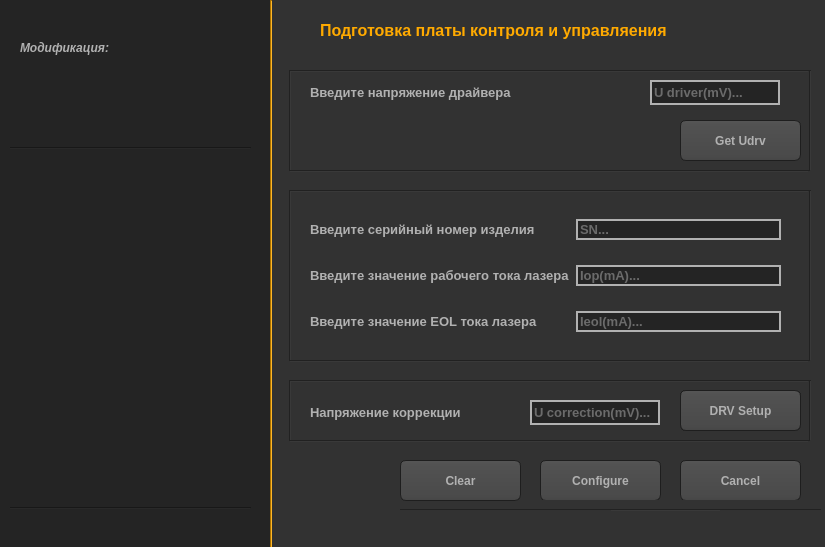
<?xml version="1.0" encoding="UTF-8"?>
<ui version="4.0">
 <class>Form</class>
 <widget class="QWidget" name="Form">
  <property name="geometry">
   <rect>
    <x>0</x>
    <y>0</y>
    <width>825</width>
    <height>547</height>
   </rect>
  </property>
  <property name="minimumSize">
   <size>
    <width>825</width>
    <height>547</height>
   </size>
  </property>
  <property name="maximumSize">
   <size>
    <width>825</width>
    <height>547</height>
   </size>
  </property>
  <property name="windowTitle">
   <string>Initial Board Setup</string>
  </property>
  <property name="styleSheet">
   <string notr="true">QWidget
{
    color: #b1b1b1;
    background-color: #323232;
}
QWidget:item:hover
{
    background-color: QLinearGradient( x1: 0, y1: 0, x2: 0, y2: 1, stop: 0 #ffa02f, stop: 1 #ca0619);
    color: #000000;
}

QWidget:item:selected
{
    background-color: QLinearGradient( x1: 0, y1: 0, x2: 0, y2: 1, stop: 0 #ffa02f, stop: 1 #d7801a);
}
QWidget:disabled
{
    color: #808080;
    background-color: #323232;
}
QScrollBar:vertical
{
      background: QLinearGradient( x1: 0, y1: 0, x2: 1, y2: 0, stop: 0.0 #121212, stop: 0.2 #282828, stop: 1 #484848);
      width: 14px;
      margin: 16px 0 16px 0;
      border: 1px solid #222222;
}

QScrollBar::handle:vertical
{
      background: QLinearGradient( x1: 0, y1: 0, x2: 0, y2: 1, stop: 0 #ffa02f, stop: 0.5 #d7801a, stop: 1 #ffa02f);
      min-height: 20px;
      border-radius: 2px;
}

QScrollBar::add-line:vertical
{
      border: 1px solid #1b1b19;
      border-radius: 2px;
      background: QLinearGradient( x1: 0, y1: 0, x2: 0, y2: 1, stop: 0 #ffa02f, stop: 1 #d7801a);
      height: 14px;
      subcontrol-position: bottom;
      subcontrol-origin: margin;
}

QScrollBar::sub-line:vertical
{
      border: 1px solid #1b1b19;
      border-radius: 2px;
      background: QLinearGradient( x1: 0, y1: 0, x2: 0, y2: 1, stop: 0 #d7801a, stop: 1 #ffa02f);
      height: 14px;
      subcontrol-position: top;
      subcontrol-origin: margin;
}

QScrollBar::up-arrow:vertical, QScrollBar::down-arrow:vertical
{
      border: 1px solid black;
      width: 1px;
      height: 1px;
      background: white;
}


QScrollBar::add-page:vertical, QScrollBar::sub-page:vertical
{
      background: none;
}

QLineEdit
{border: 2px solid #b1b1b1;

    background-color: #242424;
}
QLineEdit:focus
{
    border: 2px solid #ffaa00;
}</string>
  </property>
  <widget class="QLabel" name="label">
   <property name="geometry">
    <rect>
     <x>320</x>
     <y>10</y>
     <width>451</width>
     <height>41</height>
    </rect>
   </property>
   <property name="font">
    <font>
     <family>Arial</family>
     <pointsize>12</pointsize>
     <weight>75</weight>
     <bold>true</bold>
    </font>
   </property>
   <property name="styleSheet">
    <string notr="true">QLabel {
color:  #ffaa00
}</string>
   </property>
   <property name="text">
    <string>Подготовка платы контроля и управляения</string>
   </property>
  </widget>
  <widget class="QWidget" name="gridLayoutWidget">
   <property name="geometry">
    <rect>
     <x>310</x>
     <y>200</y>
     <width>471</width>
     <height>151</height>
    </rect>
   </property>
   <layout class="QGridLayout" name="gridLayout">
    <item row="0" column="1">
     <widget class="QLineEdit" name="lineEdit">
      <property name="font">
       <font>
        <family>Arial</family>
        <pointsize>10</pointsize>
        <weight>75</weight>
        <bold>true</bold>
       </font>
      </property>
      <property name="placeholderText">
       <string>SN...</string>
      </property>
     </widget>
    </item>
    <item row="1" column="0">
     <widget class="QLabel" name="label_2">
      <property name="font">
       <font>
        <family>Arial</family>
        <pointsize>10</pointsize>
        <weight>75</weight>
        <bold>true</bold>
       </font>
      </property>
      <property name="text">
       <string>Введите значение рабочего тока лазера</string>
      </property>
     </widget>
    </item>
    <item row="2" column="1">
     <widget class="QLineEdit" name="lineEdit_3">
      <property name="font">
       <font>
        <family>Arial</family>
        <pointsize>10</pointsize>
        <weight>75</weight>
        <bold>true</bold>
       </font>
      </property>
      <property name="placeholderText">
       <string>Ieol(mA)...</string>
      </property>
     </widget>
    </item>
    <item row="1" column="1">
     <widget class="QLineEdit" name="lineEdit_2">
      <property name="font">
       <font>
        <family>Arial</family>
        <pointsize>10</pointsize>
        <weight>75</weight>
        <bold>true</bold>
       </font>
      </property>
      <property name="placeholderText">
       <string>Iop(mA)...</string>
      </property>
     </widget>
    </item>
    <item row="2" column="0">
     <widget class="QLabel" name="label_3">
      <property name="font">
       <font>
        <family>Arial</family>
        <pointsize>10</pointsize>
        <weight>75</weight>
        <bold>true</bold>
       </font>
      </property>
      <property name="text">
       <string>Введите значение EOL тока лазера</string>
      </property>
     </widget>
    </item>
    <item row="0" column="0">
     <widget class="QLabel" name="label_4">
      <property name="font">
       <font>
        <family>Arial</family>
        <pointsize>10</pointsize>
        <weight>75</weight>
        <bold>true</bold>
       </font>
      </property>
      <property name="text">
       <string>Введите серийный номер изделия</string>
      </property>
     </widget>
    </item>
   </layout>
  </widget>
  <widget class="QPlainTextEdit" name="plainTextEdit">
   <property name="geometry">
    <rect>
     <x>0</x>
     <y>0</y>
     <width>271</width>
     <height>551</height>
    </rect>
   </property>
   <property name="cursor" stdset="0">
    <cursorShape>ArrowCursor</cursorShape>
   </property>
   <property name="styleSheet">
    <string notr="true">QPlainTextEdit
{
    background-color: #242424;
border:#242424
}
</string>
   </property>
   <property name="readOnly">
    <bool>true</bool>
   </property>
  </widget>
  <widget class="QPushButton" name="pushButton_2">
   <property name="geometry">
    <rect>
     <x>680</x>
     <y>460</y>
     <width>121</width>
     <height>41</height>
    </rect>
   </property>
   <property name="font">
    <font>
     <family>Arial</family>
     <pointsize>-1</pointsize>
     <weight>75</weight>
     <bold>true</bold>
    </font>
   </property>
   <property name="cursor">
    <cursorShape>PointingHandCursor</cursorShape>
   </property>
   <property name="styleSheet">
    <string notr="true">QPushButton
{
    color: #b1b1b1;
    background-color: QLinearGradient( x1: 0, y1: 0, x2: 0, y2: 1, stop: 0 #565656, stop: 0.1 #525252, stop: 0.5 #4e4e4e, stop: 0.9 #4a4a4a, stop: 1 #464646);
    border-width: 1px;
    border-color: #1e1e1e;
    border-style: solid;
    border-radius: 6;
    padding: 3px;
    font-size: 12px;
    padding-left: 5px;
    padding-right: 5px;
    min-width: 40px;
}

QPushButton:pressed
{
    background-color: QLinearGradient( x1: 0, y1: 0, x2: 0, y2: 1, stop: 0 #2d2d2d, stop: 0.1 #2b2b2b, stop: 0.5 #292929, stop: 0.9 #282828, stop: 1 #252525);
}
QPushButton:hover
{
    background-color: QLinearGradient( x1: 0, y1: 0, x2: 0, y2: 1, stop: 0 #2d2d20, stop: 0.1 #2b2b2b, stop: 0.3 #292929, stop: 0.6 #282828, stop: 1 #252525);
}</string>
   </property>
   <property name="text">
    <string>Cancel</string>
   </property>
  </widget>
  <widget class="QPushButton" name="pushButton">
   <property name="enabled">
    <bool>true</bool>
   </property>
   <property name="geometry">
    <rect>
     <x>540</x>
     <y>460</y>
     <width>121</width>
     <height>41</height>
    </rect>
   </property>
   <property name="font">
    <font>
     <family>Arial</family>
     <pointsize>-1</pointsize>
     <weight>75</weight>
     <bold>true</bold>
    </font>
   </property>
   <property name="cursor">
    <cursorShape>PointingHandCursor</cursorShape>
   </property>
   <property name="styleSheet">
    <string notr="true">QPushButton
{
    color: #b1b1b1;
    background-color: QLinearGradient( x1: 0, y1: 0, x2: 0, y2: 1, stop: 0 #565656, stop: 0.1 #525252, stop: 0.5 #4e4e4e, stop: 0.9 #4a4a4a, stop: 1 #464646);
    border-width: 1px;
    border-color: #1e1e1e;
    border-style: solid;
    border-radius: 6;
    padding: 3px;
    font-size: 12px;
    padding-left: 5px;
    padding-right: 5px;
    min-width: 40px;
}

QPushButton:pressed
{
    background-color: QLinearGradient( x1: 0, y1: 0, x2: 0, y2: 1, stop: 0 #2d2d20, stop: 0.1 #2b2b2b, stop: 0.5 #292929, stop: 0.9 #282828, stop: 1 #252525);
}
QPushButton:hover
{
    background-color: QLinearGradient( x1: 0, y1: 0, x2: 0, y2: 1, stop: 0 #2d2d20, stop: 0.1 #2b2b2b, stop: 0.3 #292929, stop: 0.6 #282828, stop: 1 #252525);
}</string>
   </property>
   <property name="text">
    <string>Configure</string>
   </property>
   <property name="checkable">
    <bool>false</bool>
   </property>
  </widget>
  <widget class="Line" name="line_3">
   <property name="geometry">
    <rect>
     <x>270</x>
     <y>0</y>
     <width>2</width>
     <height>550</height>
    </rect>
   </property>
   <property name="styleSheet">
    <string notr="true">background-color: #ffaa00
</string>
   </property>
   <property name="orientation">
    <enum>Qt::Vertical</enum>
   </property>
  </widget>
  <widget class="QPushButton" name="pushButton_5">
   <property name="enabled">
    <bool>true</bool>
   </property>
   <property name="geometry">
    <rect>
     <x>680</x>
     <y>120</y>
     <width>121</width>
     <height>41</height>
    </rect>
   </property>
   <property name="font">
    <font>
     <family>Arial</family>
     <pointsize>-1</pointsize>
     <weight>75</weight>
     <bold>true</bold>
    </font>
   </property>
   <property name="cursor">
    <cursorShape>PointingHandCursor</cursorShape>
   </property>
   <property name="styleSheet">
    <string notr="true">QPushButton
{
    color: #b1b1b1;
    background-color: QLinearGradient( x1: 0, y1: 0, x2: 0, y2: 1, stop: 0 #565656, stop: 0.1 #525252, stop: 0.5 #4e4e4e, stop: 0.9 #4a4a4a, stop: 1 #464646);
    border-width: 1px;
    border-color: #1e1e1e;
    border-style: solid;
    border-radius: 6;
    padding: 3px;
    font-size: 12px;
    padding-left: 5px;
    padding-right: 5px;
    min-width: 40px;
}

QPushButton:pressed
{
    background-color: QLinearGradient( x1: 0, y1: 0, x2: 0, y2: 1, stop: 0 #2d2d20, stop: 0.1 #2b2b2b, stop: 0.5 #292929, stop: 0.9 #282828, stop: 1 #252525);
}
QPushButton:hover
{
    background-color: QLinearGradient( x1: 0, y1: 0, x2: 0, y2: 1, stop: 0 #2d2d20, stop: 0.1 #2b2b2b, stop: 0.3 #292929, stop: 0.6 #282828, stop: 1 #252525);
}</string>
   </property>
   <property name="text">
    <string>Get Udrv</string>
   </property>
   <property name="checkable">
    <bool>false</bool>
   </property>
  </widget>
  <widget class="QLabel" name="label_5">
   <property name="geometry">
    <rect>
     <x>310</x>
     <y>80</y>
     <width>256</width>
     <height>25</height>
    </rect>
   </property>
   <property name="font">
    <font>
     <family>Arial</family>
     <pointsize>10</pointsize>
     <weight>75</weight>
     <bold>true</bold>
    </font>
   </property>
   <property name="text">
    <string>Введите напряжение драйвера</string>
   </property>
  </widget>
  <widget class="QLineEdit" name="lineEdit_4">
   <property name="geometry">
    <rect>
     <x>650</x>
     <y>80</y>
     <width>130</width>
     <height>25</height>
    </rect>
   </property>
   <property name="font">
    <font>
     <family>Arial</family>
     <pointsize>10</pointsize>
     <weight>75</weight>
     <bold>true</bold>
    </font>
   </property>
   <property name="text">
    <string/>
   </property>
   <property name="placeholderText">
    <string>U driver(mV)...</string>
   </property>
  </widget>
  <widget class="Line" name="line">
   <property name="geometry">
    <rect>
     <x>290</x>
     <y>170</y>
     <width>519</width>
     <height>2</height>
    </rect>
   </property>
   <property name="styleSheet">
    <string notr="true"/>
   </property>
   <property name="orientation">
    <enum>Qt::Horizontal</enum>
   </property>
  </widget>
  <widget class="QPlainTextEdit" name="plainTextEdit_2">
   <property name="geometry">
    <rect>
     <x>10</x>
     <y>160</y>
     <width>251</width>
     <height>341</height>
    </rect>
   </property>
   <property name="sizePolicy">
    <sizepolicy hsizetype="Preferred" vsizetype="Expanding">
     <horstretch>0</horstretch>
     <verstretch>0</verstretch>
    </sizepolicy>
   </property>
   <property name="font">
    <font>
     <family>Arial</family>
     <pointsize>10</pointsize>
     <weight>50</weight>
     <italic>true</italic>
     <bold>false</bold>
    </font>
   </property>
   <property name="cursor" stdset="0">
    <cursorShape>ArrowCursor</cursorShape>
   </property>
   <property name="styleSheet">
    <string notr="true">QPlainTextEdit
{
    background-color: #242424;
border:#242424
}
</string>
   </property>
   <property name="verticalScrollBarPolicy">
    <enum>Qt::ScrollBarAsNeeded</enum>
   </property>
   <property name="sizeAdjustPolicy">
    <enum>QAbstractScrollArea::AdjustIgnored</enum>
   </property>
   <property name="readOnly">
    <bool>true</bool>
   </property>
   <property name="backgroundVisible">
    <bool>false</bool>
   </property>
   <property name="centerOnScroll">
    <bool>false</bool>
   </property>
   <property name="placeholderText">
    <string/>
   </property>
  </widget>
  <widget class="Line" name="line_5">
   <property name="geometry">
    <rect>
     <x>400</x>
     <y>500</y>
     <width>421</width>
     <height>20</height>
    </rect>
   </property>
   <property name="styleSheet">
    <string notr="true">
 background-color: #323232;
</string>
   </property>
   <property name="orientation">
    <enum>Qt::Horizontal</enum>
   </property>
  </widget>
  <widget class="QLabel" name="label_6">
   <property name="geometry">
    <rect>
     <x>720</x>
     <y>510</y>
     <width>109</width>
     <height>39</height>
    </rect>
   </property>
   <property name="font">
    <font>
     <family>Arial</family>
    </font>
   </property>
   <property name="text">
    <string/>
   </property>
  </widget>
  <widget class="Line" name="line_4">
   <property name="geometry">
    <rect>
     <x>10</x>
     <y>500</y>
     <width>241</width>
     <height>16</height>
    </rect>
   </property>
   <property name="styleSheet">
    <string notr="true">
    background-color: #242424;
</string>
   </property>
   <property name="orientation">
    <enum>Qt::Horizontal</enum>
   </property>
  </widget>
  <widget class="QLabel" name="label_7">
   <property name="geometry">
    <rect>
     <x>10</x>
     <y>510</y>
     <width>101</width>
     <height>31</height>
    </rect>
   </property>
   <property name="font">
    <font>
     <family>Arial</family>
     <pointsize>8</pointsize>
     <weight>50</weight>
     <bold>false</bold>
    </font>
   </property>
   <property name="styleSheet">
    <string notr="true">    background-color: #242424;
border:#242424</string>
   </property>
   <property name="text">
    <string/>
   </property>
  </widget>
  <widget class="Line" name="line_2">
   <property name="geometry">
    <rect>
     <x>10</x>
     <y>140</y>
     <width>241</width>
     <height>16</height>
    </rect>
   </property>
   <property name="styleSheet">
    <string notr="true">
    background-color: #242424;
</string>
   </property>
   <property name="orientation">
    <enum>Qt::Horizontal</enum>
   </property>
  </widget>
  <widget class="QPlainTextEdit" name="plainTextEdit_3">
   <property name="geometry">
    <rect>
     <x>60</x>
     <y>60</y>
     <width>201</width>
     <height>81</height>
    </rect>
   </property>
   <property name="sizePolicy">
    <sizepolicy hsizetype="Preferred" vsizetype="Expanding">
     <horstretch>0</horstretch>
     <verstretch>0</verstretch>
    </sizepolicy>
   </property>
   <property name="font">
    <font>
     <family>Arial</family>
     <pointsize>10</pointsize>
     <weight>50</weight>
     <italic>true</italic>
     <bold>false</bold>
    </font>
   </property>
   <property name="cursor" stdset="0">
    <cursorShape>ArrowCursor</cursorShape>
   </property>
   <property name="styleSheet">
    <string notr="true">QPlainTextEdit
{
    background-color: #242424;
border:#242424
}
</string>
   </property>
   <property name="verticalScrollBarPolicy">
    <enum>Qt::ScrollBarAsNeeded</enum>
   </property>
   <property name="sizeAdjustPolicy">
    <enum>QAbstractScrollArea::AdjustIgnored</enum>
   </property>
   <property name="readOnly">
    <bool>true</bool>
   </property>
   <property name="backgroundVisible">
    <bool>false</bool>
   </property>
   <property name="centerOnScroll">
    <bool>false</bool>
   </property>
   <property name="placeholderText">
    <string/>
   </property>
  </widget>
  <widget class="QLabel" name="label_8">
   <property name="geometry">
    <rect>
     <x>20</x>
     <y>40</y>
     <width>101</width>
     <height>16</height>
    </rect>
   </property>
   <property name="font">
    <font>
     <family>Arial</family>
     <weight>75</weight>
     <italic>true</italic>
     <bold>true</bold>
    </font>
   </property>
   <property name="styleSheet">
    <string notr="true">background-color: #242424;</string>
   </property>
   <property name="text">
    <string>Модификация:</string>
   </property>
  </widget>
  <widget class="QPushButton" name="pushButton_6">
   <property name="enabled">
    <bool>true</bool>
   </property>
   <property name="geometry">
    <rect>
     <x>680</x>
     <y>390</y>
     <width>121</width>
     <height>41</height>
    </rect>
   </property>
   <property name="font">
    <font>
     <family>Arial</family>
     <pointsize>-1</pointsize>
     <weight>75</weight>
     <bold>true</bold>
    </font>
   </property>
   <property name="cursor">
    <cursorShape>PointingHandCursor</cursorShape>
   </property>
   <property name="styleSheet">
    <string notr="true">QPushButton
{
    color: #b1b1b1;
    background-color: QLinearGradient( x1: 0, y1: 0, x2: 0, y2: 1, stop: 0 #565656, stop: 0.1 #525252, stop: 0.5 #4e4e4e, stop: 0.9 #4a4a4a, stop: 1 #464646);
    border-width: 1px;
    border-color: #1e1e1e;
    border-style: solid;
    border-radius: 6;
    padding: 3px;
    font-size: 12px;
    padding-left: 5px;
    padding-right: 5px;
    min-width: 40px;
}

QPushButton:pressed
{
    background-color: QLinearGradient( x1: 0, y1: 0, x2: 0, y2: 1, stop: 0 #2d2d20, stop: 0.1 #2b2b2b, stop: 0.5 #292929, stop: 0.9 #282828, stop: 1 #252525);
}
QPushButton:hover
{
    background-color: QLinearGradient( x1: 0, y1: 0, x2: 0, y2: 1, stop: 0 #2d2d20, stop: 0.1 #2b2b2b, stop: 0.3 #292929, stop: 0.6 #282828, stop: 1 #252525);
}</string>
   </property>
   <property name="text">
    <string>Correction</string>
   </property>
   <property name="checkable">
    <bool>false</bool>
   </property>
  </widget>
  <widget class="QLabel" name="label_9">
   <property name="geometry">
    <rect>
     <x>310</x>
     <y>400</y>
     <width>201</width>
     <height>25</height>
    </rect>
   </property>
   <property name="font">
    <font>
     <family>Arial</family>
     <pointsize>10</pointsize>
     <weight>75</weight>
     <bold>true</bold>
    </font>
   </property>
   <property name="text">
    <string>Напряжение коррекции</string>
   </property>
  </widget>
  <widget class="QLineEdit" name="lineEdit_5">
   <property name="geometry">
    <rect>
     <x>530</x>
     <y>400</y>
     <width>130</width>
     <height>25</height>
    </rect>
   </property>
   <property name="font">
    <font>
     <family>Arial</family>
     <pointsize>10</pointsize>
     <weight>75</weight>
     <bold>true</bold>
    </font>
   </property>
   <property name="placeholderText">
    <string>U correction(mV)...</string>
   </property>
  </widget>
  <widget class="QPushButton" name="pushButton_7">
   <property name="enabled">
    <bool>true</bool>
   </property>
   <property name="geometry">
    <rect>
     <x>680</x>
     <y>390</y>
     <width>121</width>
     <height>41</height>
    </rect>
   </property>
   <property name="font">
    <font>
     <family>Arial</family>
     <pointsize>-1</pointsize>
     <weight>75</weight>
     <bold>true</bold>
    </font>
   </property>
   <property name="cursor">
    <cursorShape>PointingHandCursor</cursorShape>
   </property>
   <property name="styleSheet">
    <string notr="true">QPushButton
{
    color: #b1b1b1;
    background-color: QLinearGradient( x1: 0, y1: 0, x2: 0, y2: 1, stop: 0 #565656, stop: 0.1 #525252, stop: 0.5 #4e4e4e, stop: 0.9 #4a4a4a, stop: 1 #464646);
    border-width: 1px;
    border-color: #1e1e1e;
    border-style: solid;
    border-radius: 6;
    padding: 3px;
    font-size: 12px;
    padding-left: 5px;
    padding-right: 5px;
    min-width: 40px;
}

QPushButton:pressed
{
    background-color: QLinearGradient( x1: 0, y1: 0, x2: 0, y2: 1, stop: 0 #2d2d20, stop: 0.1 #2b2b2b, stop: 0.5 #292929, stop: 0.9 #282828, stop: 1 #252525);
}
QPushButton:hover
{
    background-color: QLinearGradient( x1: 0, y1: 0, x2: 0, y2: 1, stop: 0 #2d2d20, stop: 0.1 #2b2b2b, stop: 0.3 #292929, stop: 0.6 #282828, stop: 1 #252525);
}</string>
   </property>
   <property name="text">
    <string>DRV Setup</string>
   </property>
   <property name="checkable">
    <bool>false</bool>
   </property>
  </widget>
  <widget class="QPushButton" name="pushButton_8">
   <property name="enabled">
    <bool>true</bool>
   </property>
   <property name="geometry">
    <rect>
     <x>400</x>
     <y>460</y>
     <width>121</width>
     <height>41</height>
    </rect>
   </property>
   <property name="font">
    <font>
     <family>Arial</family>
     <pointsize>-1</pointsize>
     <weight>75</weight>
     <bold>true</bold>
    </font>
   </property>
   <property name="cursor">
    <cursorShape>PointingHandCursor</cursorShape>
   </property>
   <property name="styleSheet">
    <string notr="true">QPushButton
{
    color: #b1b1b1;
    background-color: QLinearGradient( x1: 0, y1: 0, x2: 0, y2: 1, stop: 0 #565656, stop: 0.1 #525252, stop: 0.5 #4e4e4e, stop: 0.9 #4a4a4a, stop: 1 #464646);
    border-width: 1px;
    border-color: #1e1e1e;
    border-style: solid;
    border-radius: 6;
    padding: 3px;
    font-size: 12px;
    padding-left: 5px;
    padding-right: 5px;
    min-width: 40px;
}

QPushButton:pressed
{
    background-color: QLinearGradient( x1: 0, y1: 0, x2: 0, y2: 1, stop: 0 #2d2d20, stop: 0.1 #2b2b2b, stop: 0.5 #292929, stop: 0.9 #282828, stop: 1 #252525);
}
QPushButton:hover
{
    background-color: QLinearGradient( x1: 0, y1: 0, x2: 0, y2: 1, stop: 0 #2d2d20, stop: 0.1 #2b2b2b, stop: 0.3 #292929, stop: 0.6 #282828, stop: 1 #252525);
}</string>
   </property>
   <property name="text">
    <string>Clear</string>
   </property>
   <property name="checkable">
    <bool>false</bool>
   </property>
  </widget>
  <widget class="QLabel" name="label_10">
   <property name="geometry">
    <rect>
     <x>300</x>
     <y>510</y>
     <width>311</width>
     <height>39</height>
    </rect>
   </property>
   <property name="text">
    <string/>
   </property>
  </widget>
  <widget class="Line" name="line_7">
   <property name="geometry">
    <rect>
     <x>280</x>
     <y>70</y>
     <width>20</width>
     <height>101</height>
    </rect>
   </property>
   <property name="orientation">
    <enum>Qt::Vertical</enum>
   </property>
  </widget>
  <widget class="Line" name="line_8">
   <property name="geometry">
    <rect>
     <x>290</x>
     <y>70</y>
     <width>519</width>
     <height>2</height>
    </rect>
   </property>
   <property name="styleSheet">
    <string notr="true"/>
   </property>
   <property name="orientation">
    <enum>Qt::Horizontal</enum>
   </property>
  </widget>
  <widget class="Line" name="line_9">
   <property name="geometry">
    <rect>
     <x>800</x>
     <y>70</y>
     <width>20</width>
     <height>101</height>
    </rect>
   </property>
   <property name="orientation">
    <enum>Qt::Vertical</enum>
   </property>
  </widget>
  <widget class="Line" name="line_6">
   <property name="geometry">
    <rect>
     <x>290</x>
     <y>360</y>
     <width>519</width>
     <height>2</height>
    </rect>
   </property>
   <property name="styleSheet">
    <string notr="true"/>
   </property>
   <property name="orientation">
    <enum>Qt::Horizontal</enum>
   </property>
  </widget>
  <widget class="Line" name="line_10">
   <property name="geometry">
    <rect>
     <x>290</x>
     <y>190</y>
     <width>519</width>
     <height>2</height>
    </rect>
   </property>
   <property name="styleSheet">
    <string notr="true"/>
   </property>
   <property name="orientation">
    <enum>Qt::Horizontal</enum>
   </property>
  </widget>
  <widget class="Line" name="line_11">
   <property name="geometry">
    <rect>
     <x>280</x>
     <y>190</y>
     <width>20</width>
     <height>171</height>
    </rect>
   </property>
   <property name="orientation">
    <enum>Qt::Vertical</enum>
   </property>
  </widget>
  <widget class="Line" name="line_12">
   <property name="geometry">
    <rect>
     <x>800</x>
     <y>190</y>
     <width>20</width>
     <height>171</height>
    </rect>
   </property>
   <property name="orientation">
    <enum>Qt::Vertical</enum>
   </property>
  </widget>
  <widget class="Line" name="line_13">
   <property name="geometry">
    <rect>
     <x>290</x>
     <y>380</y>
     <width>519</width>
     <height>2</height>
    </rect>
   </property>
   <property name="styleSheet">
    <string notr="true"/>
   </property>
   <property name="orientation">
    <enum>Qt::Horizontal</enum>
   </property>
  </widget>
  <widget class="Line" name="line_14">
   <property name="geometry">
    <rect>
     <x>290</x>
     <y>440</y>
     <width>519</width>
     <height>2</height>
    </rect>
   </property>
   <property name="styleSheet">
    <string notr="true"/>
   </property>
   <property name="orientation">
    <enum>Qt::Horizontal</enum>
   </property>
  </widget>
  <widget class="Line" name="line_15">
   <property name="geometry">
    <rect>
     <x>280</x>
     <y>380</y>
     <width>20</width>
     <height>61</height>
    </rect>
   </property>
   <property name="orientation">
    <enum>Qt::Vertical</enum>
   </property>
  </widget>
  <widget class="Line" name="line_16">
   <property name="geometry">
    <rect>
     <x>800</x>
     <y>380</y>
     <width>20</width>
     <height>61</height>
    </rect>
   </property>
   <property name="orientation">
    <enum>Qt::Vertical</enum>
   </property>
  </widget>
  <zorder>line_16</zorder>
  <zorder>line_15</zorder>
  <zorder>line_12</zorder>
  <zorder>line_11</zorder>
  <zorder>line_9</zorder>
  <zorder>line_7</zorder>
  <zorder>label</zorder>
  <zorder>gridLayoutWidget</zorder>
  <zorder>plainTextEdit</zorder>
  <zorder>pushButton_2</zorder>
  <zorder>pushButton</zorder>
  <zorder>line_3</zorder>
  <zorder>pushButton_5</zorder>
  <zorder>label_5</zorder>
  <zorder>lineEdit_4</zorder>
  <zorder>plainTextEdit_2</zorder>
  <zorder>line_5</zorder>
  <zorder>label_6</zorder>
  <zorder>line_4</zorder>
  <zorder>label_7</zorder>
  <zorder>line_2</zorder>
  <zorder>plainTextEdit_3</zorder>
  <zorder>label_8</zorder>
  <zorder>pushButton_6</zorder>
  <zorder>label_9</zorder>
  <zorder>lineEdit_5</zorder>
  <zorder>pushButton_7</zorder>
  <zorder>pushButton_8</zorder>
  <zorder>label_10</zorder>
  <zorder>line_8</zorder>
  <zorder>line</zorder>
  <zorder>line_6</zorder>
  <zorder>line_10</zorder>
  <zorder>line_13</zorder>
  <zorder>line_14</zorder>
 </widget>
 <resources/>
 <connections/>
</ui>
